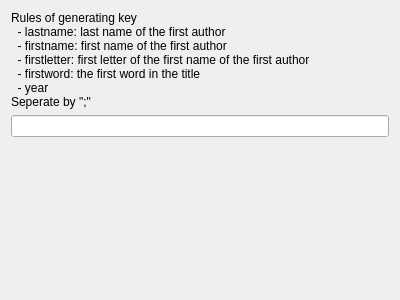
<?xml version="1.0" encoding="UTF-8"?>
<ui version="4.0">
 <class>WidgetKeyGen</class>
 <widget class="QWidget" name="WidgetKeyGen">
  <property name="geometry">
   <rect>
    <x>0</x>
    <y>0</y>
    <width>400</width>
    <height>300</height>
   </rect>
  </property>
  <property name="windowTitle">
   <string>Form</string>
  </property>
  <layout class="QVBoxLayout" name="verticalLayout">
   <item>
    <widget class="QLabel" name="label">
     <property name="text">
      <string>Rules of generating key
  - lastname: last name of the first author
  - firstname: first name of the first author
  - firstletter: first letter of the first name of the first author
  - firstword: the first word in the title
  - year
Seperate by &quot;;&quot;</string>
     </property>
    </widget>
   </item>
   <item>
    <widget class="QLineEdit" name="leRule"/>
   </item>
   <item>
    <spacer name="verticalSpacer">
     <property name="orientation">
      <enum>Qt::Vertical</enum>
     </property>
     <property name="sizeHint" stdset="0">
      <size>
       <width>20</width>
       <height>105</height>
      </size>
     </property>
    </spacer>
   </item>
  </layout>
 </widget>
 <resources/>
 <connections/>
</ui>
